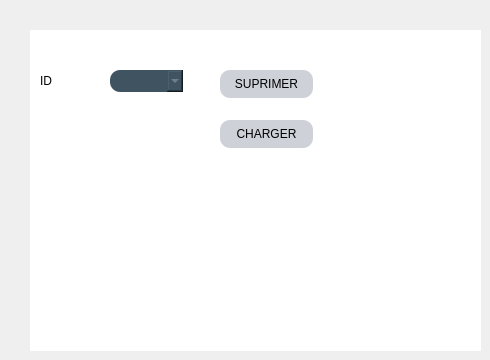
      <widget class="QWidget" name="tab_10">
       <attribute name="title">
        <string>suprimer</string>
       </attribute>
       <widget class="QFrame" name="frame_6">
        <property name="geometry">
         <rect>
          <x>30</x>
          <y>30</y>
          <width>451</width>
          <height>321</height>
         </rect>
        </property>
        <property name="styleSheet">
         <string notr="true">*{
background:rgb(255,255,255);
front-size:15px;
front-family:Century Gothic ,sans-serif; 
}
QFrame{
border:solid 10px rgba(0,0,0);
background-image:url(:/image/304994104_495330762596530_1836534426898481832_n.jpg)
}
QLineEdit{
color:#8d98a1;
background-color:#405361;
font-size:18px;
border-style:outset;
border-radius:10px;
}
QPushButton{
background:#ced1d8;
border-style:outset;
border-radius:10px;
}
QComboBox{
color:#8d98a1;
background-color:#405361;
font-size:18px;
border-style:outset;
border-radius:10px;
}</string>
        </property>
        <property name="frameShape">
         <enum>QFrame::StyledPanel</enum>
        </property>
        <property name="frameShadow">
         <enum>QFrame::Raised</enum>
        </property>
        <widget class="QComboBox" name="comboBox_8">
         <property name="geometry">
          <rect>
           <x>80</x>
           <y>40</y>
           <width>73</width>
           <height>22</height>
          </rect>
         </property>
        </widget>
        <widget class="QPushButton" name="pushButton_20">
         <property name="geometry">
          <rect>
           <x>190</x>
           <y>40</y>
           <width>93</width>
           <height>28</height>
          </rect>
         </property>
         <property name="text">
          <string>SUPRIMER</string>
         </property>
        </widget>
        <widget class="QPushButton" name="pushButton_21">
         <property name="geometry">
          <rect>
           <x>190</x>
           <y>90</y>
           <width>93</width>
           <height>28</height>
          </rect>
         </property>
         <property name="text">
          <string>CHARGER</string>
         </property>
        </widget>
        <widget class="QLabel" name="label_25">
         <property name="geometry">
          <rect>
           <x>10</x>
           <y>40</y>
           <width>61</width>
           <height>21</height>
          </rect>
         </property>
         <property name="text">
          <string>ID</string>
         </property>
        </widget>
       </widget>
      </widget>
